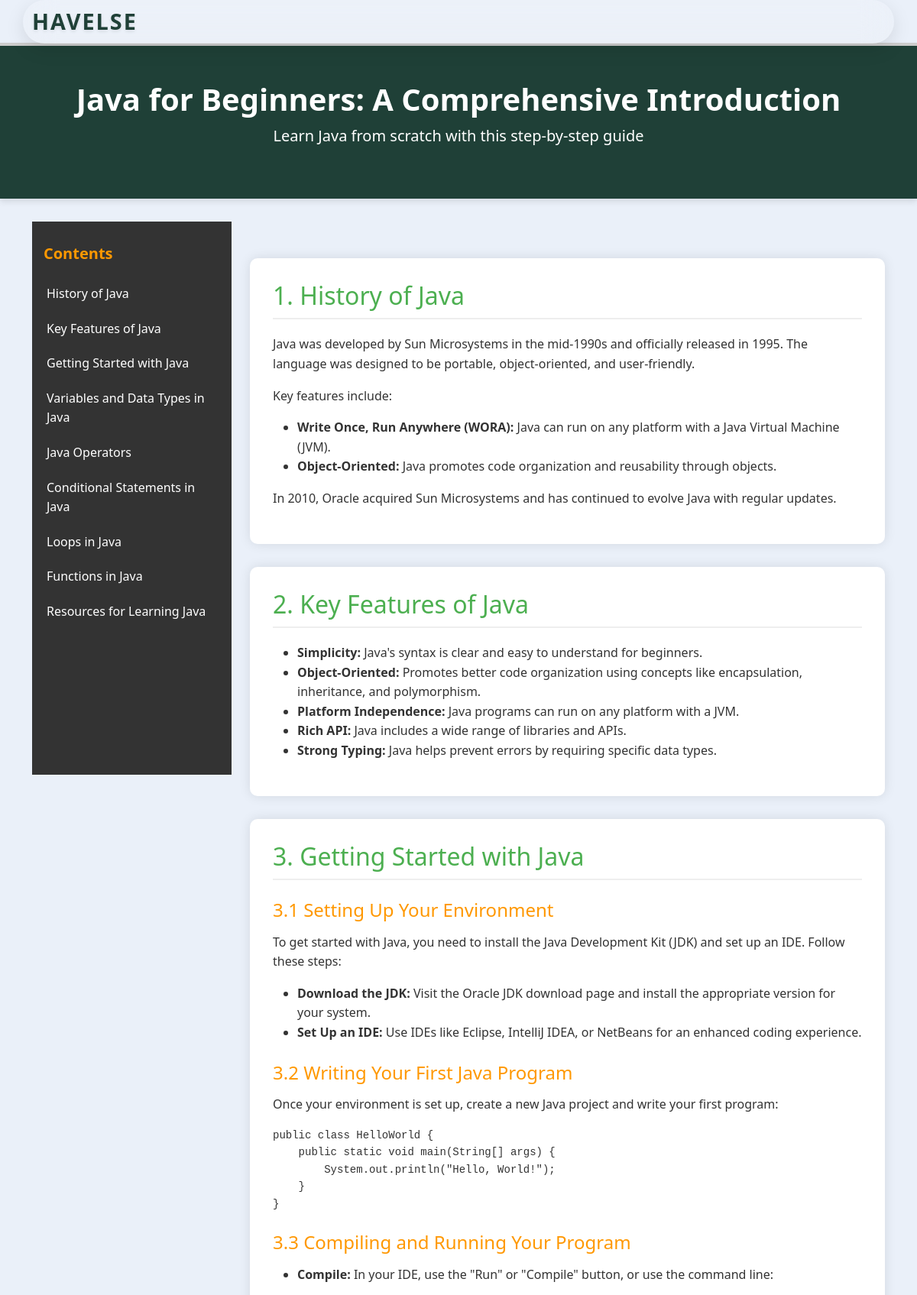
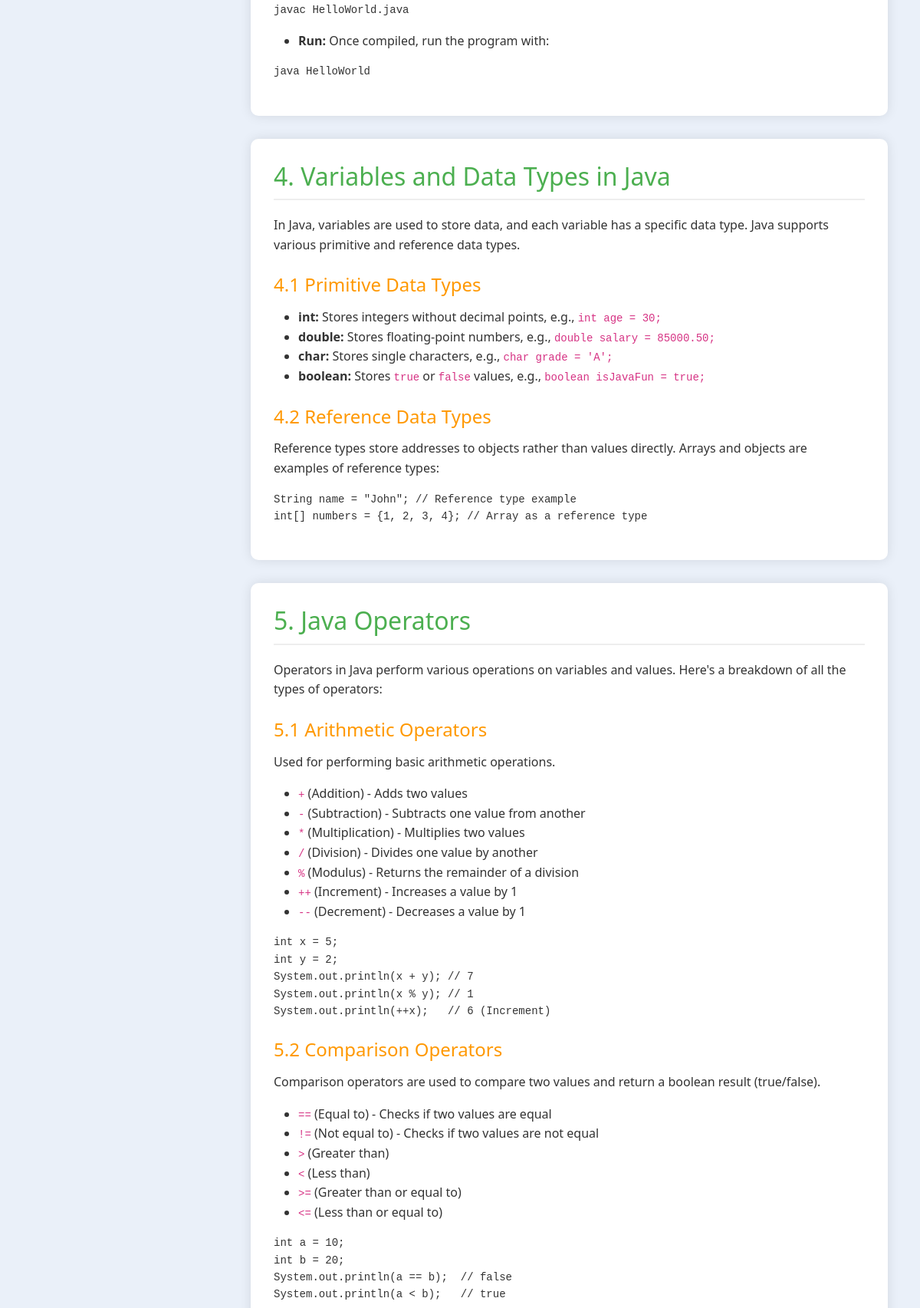
The page /home/article/?slug=java (signed in, upper part) on the database its author committed (2 pictures, top to bottom).
### learn/models.py (models this page shows, shortened)
class Course(models.Model):
    title = models.CharField(max_length=200)
    subtitle=models.CharField(max_length=500,blank=True)
    slug = models.SlugField(max_length=200, unique=True)
    description = models.TextField(blank=True)
    created_at = models.DateTimeField(auto_now_add=True)
    updated_at = models.DateTimeField(auto_now=True)

class Section(models.Model):
    course = models.ForeignKey(Course, on_delete=models.CASCADE, related_name='sections')
    title = models.CharField(max_length=255)
    content = models.TextField(blank=True)
    order = models.PositiveIntegerField()
    created_at = models.DateTimeField(auto_now_add=True)
    updated_at = models.DateTimeField(auto_now=True)
    class Meta:
        ordering = ['order']
        unique_together = ['course','order']

### learn/views.py (the view)
# urls.py: path('article/',views.article,name='article'),
@login_required
def article(request):
    slug=request.GET.get('slug')
    course=Course.objects.get(slug=slug)
    content=course.sections.all()
    for section in content:
        section.content=processed(section.content)
        section.slug=slugify(section.title)
    return render(request,'learn/article.html',{'sections':content,'course':course})

### learn/templates/learn/article.html (shortened to what this page needs)
<!DOCTYPE html>
{% load static %}
<html lang="en">
<head>
    <link href="https://cdnjs.cloudflare.com/ajax/libs/bootstrap/5.3.0/css/bootstrap.min.css" rel="stylesheet">
    <link rel="stylesheet" href="https://cdnjs.cloudflare.com/ajax/libs/bootstrap-icons/1.11.1/font/bootstrap-icons.min.css">
</head>
<body data-bs-spy="scroll" data-bs-target="#navbar-example3" data-bs-offset="70">
<nav class="navbar navbar-expand-lg navbar-light fixed-top">
        <div class="container">
            <a class="navbar-brand" href="{% url 'learn:home' %}">HAVELSE</a>
        </div>
    </nav>
    <div class="progress-container">
    </div>
    <header class="python-header">
        <div class="container">
            <h1>{{ course.subtitle }}</h1>
            <p class="lead text-white">Learn {{course.title}} from scratch with this step-by-step guide</p>
        </div>
    </header>
    <div class="container">
        <div class="row">
            <div class="col-lg-3">
                <div class="sidebar">
                    <h5>Contents</h5>
                    <nav id="navbar-example3" class="nav nav-pills flex-column">
                        {% for section in sections %}
                        <a class="nav-link" href="#{{section.slug}}">{{ section.title }}</a>
                        {% endfor %}
                    </nav>
                </div>
            </div>
            <div class="col-lg-9 py-lg-5">
                {% for section in sections %}
                <section id="{{section.slug}}">
                    {{ section.content | safe }}
                </section>
                {% endfor %}
            </div>
        </div>
    </div>
</body>
</html>

### learn/templates/learn/article.html (style rules this page uses)
body { position: relative; font-family: 'Segoe UI', Tahoma, Geneva, Verdana, sans-serif; background-color: #eaf0f9; color: #333; line-height: 1.6; padding-top: 56px; }
.nav-link { color: #fff; border-radius: 0; transition: all 0.3s; }
.navbar-brand { font-size: 1.8rem; font-weight: 700; color: #1f4037 !important; text-shadow: 0 2px 4px rgba(0, 0, 0, 0.1); letter-spacing: 2px; }
.navbar { position: fixed; top: 0; left: 0; right: 0; z-index: 1030; margin: 0 auto; width: 95%; background: rgba(255, 255, 255, 0.1) !important; backdrop-filter: blur(20px); -webkit-backdrop-filter: blur(20px); border-bottom: 1px solid rgba(255, 255, 255, 0.2); border-radius: 30px !important; box-shadow: 0 8px 24px rgba(0, 0, 0, 0.1); transition: all 0.3s ease; padding: 0 0; }
.sidebar { position: sticky; top: 76px; height: calc(100vh - 76px); background-color: #333; padding: 20px 0; overflow-y: auto; }
.sidebar .nav-link { padding: 10px 15px; color: #fff; border-left: 4px solid transparent; }
.sidebar h5 { color: #ff9800; padding: 10px 15px; font-weight: bold; }
.sidebar .nav-pills .nav-link { border-radius: 0; }
.python-header { background-color: #1f4037; color: #fff; padding: 50px 0; text-align: center; margin-bottom: 30px; box-shadow: 0 4px 8px rgba(0, 0, 0, 0.1); }
h1 { font-size: 2.5rem; font-weight: bold; }
section { background-color: #fff; border-radius: 10px; box-shadow: 0px 0px 15px rgba(0, 0, 0, 0.1); padding: 30px; margin-bottom: 30px; transition: transform 0.3s; }
h2 { color: #4CAF50; font-size: 2rem; margin-bottom: 20px; border-bottom: 2px solid #eee; padding-bottom: 10px; }
h3 { color: #ff9800; font-size: 1.5rem; margin-top: 25px; margin-bottom: 15px; }
.progress-container { position: fixed; top: 56px; width: 100%; height: 4px; background: #ccc; z-index: 1020; }
section { scroll-margin-top: 70px; }

### rows shown on the page
Course: subtitle "Java for Beginners: A Comprehensive Introduction", title "Java"
Section: title "History of Java", content "1. History of Java Java was developed by Sun Microsystems in the mid-1990s and officially released in 1995. The language was designed to be portable, object-oriented, and user-friendly. Key features include: Write Once, Run Anywhere (WORA): Java can run on any platform with a Java Virtual Machine (JVM). Object-Oriented: Java promotes code organization and reusability through objects. In 2010, Oracle acquired Sun Microsystems and has continued to evolve Java with regular updates."
Section: title "Key Features of Java", content "2. Key Features of Java Simplicity: Java's syntax is clear and easy to understand for beginners. Object-Oriented: Promotes better code organization using concepts like encapsulation, inheritance, and polymorphism. Platform Independence: Java programs can run on any platform with a JVM. Rich API: Java includes a wide range of libraries and APIs. Strong Typing: Java helps prevent errors by requiring specific data types."
Section: title "Getting Started with Java", content "3. Getting Started with Java 3.1 Setting Up Your Environment To get started with Java, you need to install the Java Development Kit (JDK) and set up an IDE. Follow these steps: Download the JDK: Visit the Oracle JDK download page and install the appropriate version for your system. Set Up an IDE: Use IDEs like Eclipse, IntelliJ IDEA, or NetBeans for an enhanced coding experience. 3.2 Writing Your First Java Program Once your environment is set up, create a new Java project and write your first program: public class HelloWorld { public static void main ( String [] args ) { System . out . println ( \"Hello, World!\" ); } } 3.3 Compiling and Running Your Program Compile: In your IDE, use the…"
Section: title "Variables and Data Types in Java", content "4. Variables and Data Types in Java In Java, variables are used to store data, and each variable has a specific data type. Java supports various primitive and reference data types. 4.1 Primitive Data Types int: Stores integers without decimal points, e.g., int age = 30; double: Stores floating-point numbers, e.g., double salary = 85000.50; char: Stores single characters, e.g., char grade = 'A'; boolean: Stores true or false values, e.g., boolean isJavaFun = true; 4.2 Reference Data Types Reference types store addresses to objects rather than values directly. Arrays and objects are examples of reference types: String name = \"John\" ; // Reference type example int [] numbers = { 1 , 2 , 3 , 4…"
Section: title "Java Operators", content "5. Java Operators Operators in Java perform various operations on variables and values. Here's a breakdown of all the types of operators: 5.1 Arithmetic Operators Used for performing basic arithmetic operations. + (Addition) - Adds two values - (Subtraction) - Subtracts one value from another * (Multiplication) - Multiplies two values / (Division) - Divides one value by another % (Modulus) - Returns the remainder of a division ++ (Increment) - Increases a value by 1 -- (Decrement) - Decreases a value by 1 int x = 5 ; int y = 2 ; System . out . println ( x + y ); // 7 System . out . println ( x % y ); // 1 System . out . println ( ++ x ); // 6 (Increment) 5.2 Comparison Operators Comparison…"
Section: title "Conditional Statements in Java"
Section: title "Loops in Java"
Section: title "Functions in Java"
Section: title "Resources for Learning Java"
